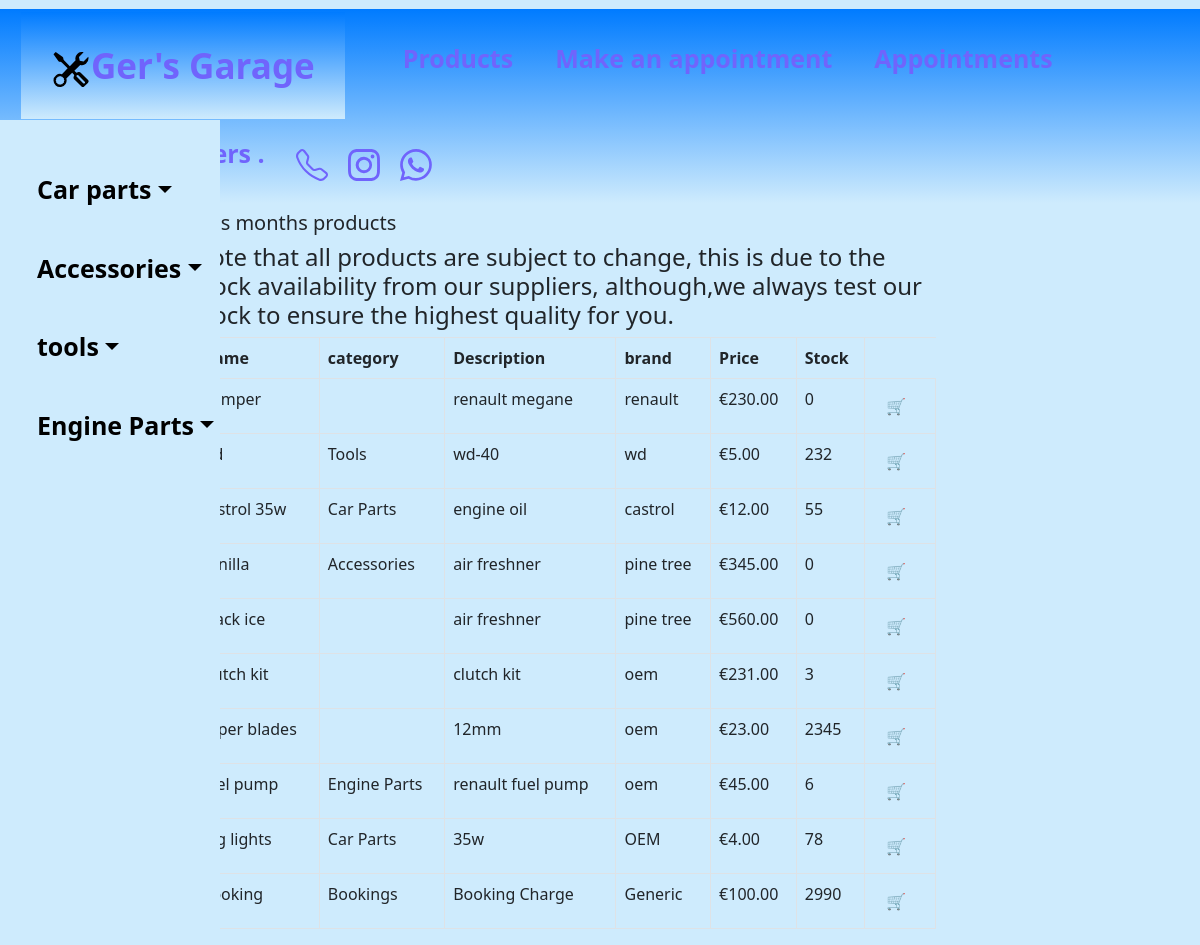
The page /Products/ (signed in) on the database its author committed.
### Products/models.py (models this page shows, shortened)
class Product(models.Model):
    name = models.TextField(max_length=25, default='')
    description = models.TextField(max_length=100, default='')
    brand = models.TextField(max_length=25, default='')
    price = models.DecimalField(max_digits=10, decimal_places=2)
    picture = models.ImageField(upload_to='images/', blank=True)
    category = models.ForeignKey(Category, null=True, blank=True, on_delete=models.CASCADE)
    stock = models.IntegerField()

class Category(models.Model):
    name = models.TextField(max_length=25, default='')

### Products/views.py (the view, shortened to what this page needs)
class ProductListView(ListView):
    model = Product
    template_name = 'products.html'
    context_object_name = 'all_products_list'

### Products/template/products.html
{% extends 'index.html' %}
{% block content %}
<div class="container">
    <nav class="sidenav p" style="width:220px;margin-top:120px;background-color:#ceebfd; display:flex;" " id="sidenav">
        <ul class="list-unstyled components"id="content" >
            <li class="active">
                <a href="{% url 'category' 2 %}" style= "color: black;" data-toggle="collapse" aria-expanded="false" class="dropdown-toggle">Car parts</a>
            </li>
            <li>
                <a href="{% url 'category' 4 %}" style= "color: black;" data-toggle="collapse" aria-expanded="false" class="dropdown-toggle">Accessories</a>
            </li>
            <li>
                <a href="{% url 'category' 5 %}" style= "color: black;" data-toggle="collapse" aria-expanded="false" class="dropdown-toggle">tools</a>
            </li>
            <li>
                <a href="{% url 'category' 3 %}" style= "color: black;" data-toggle="collapse" aria-expanded="false" class="dropdown-toggle">Engine Parts</a>
            </li>
        </ul></nav>
<div class="col-sm-8" style="margin-left:150px;">
    <h1>This months products</h1>
    <h4>Note that all products are subject to change, this is due to the stock availability from our suppliers, although,we always test our stock to ensure the highest quality for you.</h4>
    <table class="table table-bordered table-hover table-condensed">
        <thead>
         <tr>
                <th>Name</th>
                <th>category</th>
                <th>Description</th>
                <th>brand</th>
                <th>Price</th>
                <th>Stock</th>
            </tr>
        </thead>
        <tbody>
            {% for product in all_products_list %}
            <tr>
                <td>{{product.name}}</td>
                <td>{{product.category.name}}</td>
                <td>{{product.description}}</td>
                <td>{{product.brand}}</td>
                <td>&euro;{{product.price}}</td>
                <td>{{product.stock}}</td>
                {% if product.stock > 0 %}
                <td><a href="{% url 'add_cart' product.id %}" class="btn btn-default btn-xs">🛒</a></td>
                {% else %}
                <td>
                    <a href="{% url 'add_cart' product.id %}" class="btn btn-default btn-xs">
                        🛒
                    </a>
                </td>
                {% endif %}
            </tr>
            {% endfor %}
        </tbody>
    </table>
</div></div></div>
{% endblock content %}

### static/style.css (style rules this page uses)
body { background-color: #ceebfd; }
li { margin:1px; padding:20px; }
a { font-size:25px; color:#7064fc; text-decoration: none; font-weight: bold; }
ul { padding:10px ; list-style-type: none; }
h1 { font-size:20px; }
.sidenav { height: 100%; width: 160px; position: fixed; z-index: 1; top: 0; left: 0; background-color: #111; overflow-x: hidden; padding-top: 20px; }
.sidenav a { padding: 6px 8px 6px 16px; text-decoration: none; font-size: 25px; background-color: #ceebfd; }

### rows shown on the page
Product: name "bumper", description "renault megane", brand "renault", price "230.00", stock "0"
Product: category.name "Tools", description "wd-40", brand "wd", price "5.00", stock "232"
Product: name "castrol 35w", category.name "Car Parts", description "engine oil", brand "castrol", price "12.00", stock "55"
Product: name "vanilla", category.name "Accessories", description "air freshner", brand "pine tree", price "345.00", stock "0"
Product: name "black ice", description "air freshner", brand "pine tree", price "560.00", stock "0"
Product: name "clutch kit", description "clutch kit", brand "oem", price "231.00", stock "3"
Product: name "wiper blades", description "12mm", brand "oem", price "23.00", stock "2345"
Product: name "fuel pump", category.name "Engine Parts", description "renault fuel pump", brand "oem", price "45.00", stock "6"
Product: name "fog lights", category.name "Car Parts", description "35w", brand "OEM", price "4.00", stock "78"
Product: name "Booking", category.name "Bookings", description "Booking Charge", brand "Generic", price "100.00", stock "2990"
